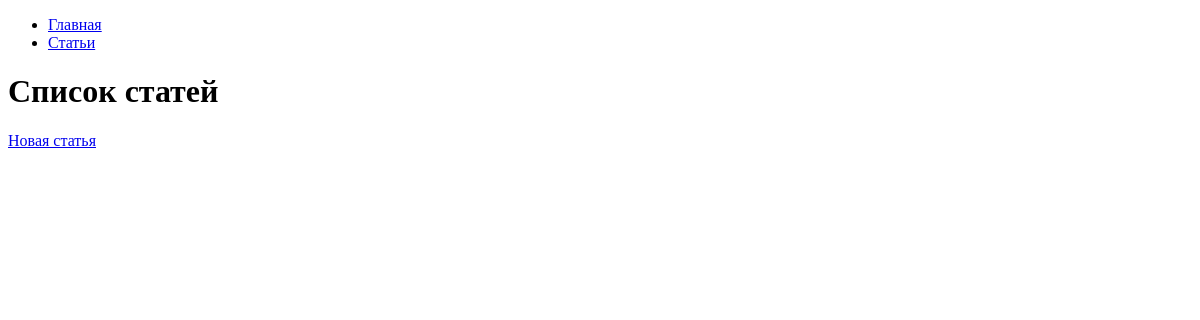
/articles/, run on an earlier commit of the app's database.
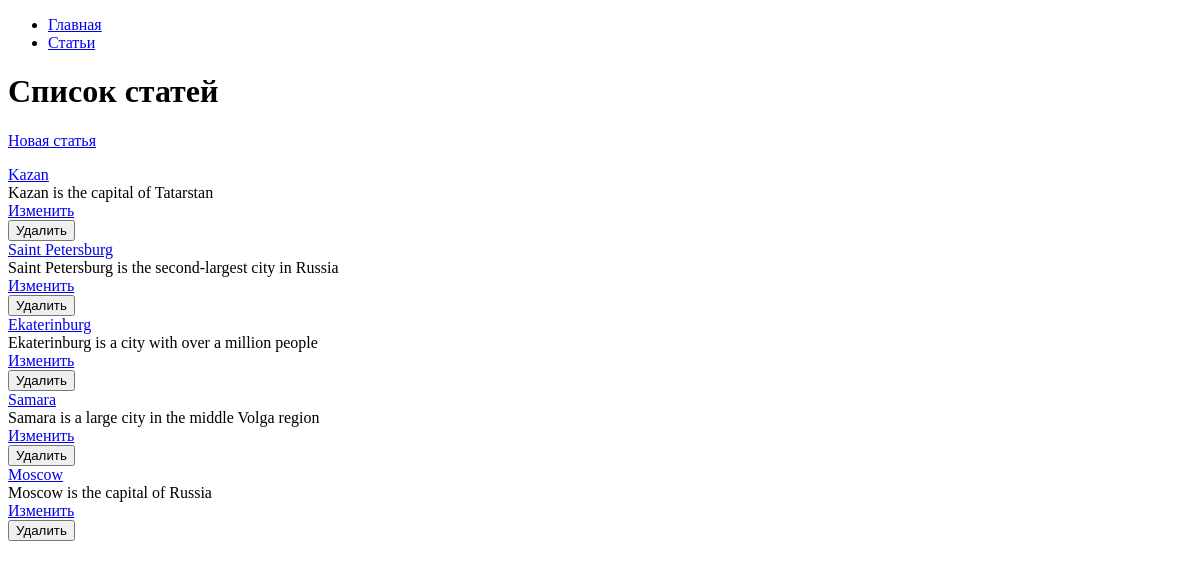
And on a later commit of the database.
### hexlet_django_blog/article/models.py (models this page shows, shortened)
class Article(models.Model):
    name = models.CharField(max_length=200)
    body = models.TextField()
    created_at = models.TextField()
    created_at = models.DateTimeField(auto_now_add=True)
    updated_at = models.DateTimeField(auto_now=True)

### hexlet_django_blog/article/views.py (the view)
# urls.py: path("", views.IndexView.as_view(), name="article_index"),
class IndexView(View):
    def get(self, request, *args, **kwargs):
        articles = Article.objects.all()[:15]
        return render(
            request,
            'articles/index.html',
            context={'articles': articles}
        )

### hexlet_django_blog/templates/articles/index.html (shortened to what this page needs)
{% extends "base.html" %}
{% block content %}
    <h1>Список статей</h1>
    <a href={% url 'articles_create' %}>Новая статья</a>
    {% for article in articles %}
      <a href='{% url "article" article.id %}'>{{ article.name }}</a>
        <div>{{ article.body|slice:":200" }}</div>
      <a href='{% url "articles_update" article.id %}'>Изменить</a>
      <form action="{% url 'articles_delete' article.id %}" method="post">
        <input type="submit" value="Удалить">
      </form>
    {% endfor %}
{% endblock %}

What changed in the data, as far as the page shows it:
added Article: name "Kazan", body "Kazan is the capital of Tatarstan"
added Article: name "Saint Petersburg", body "Saint Petersburg is the second-largest city in Russia"
added Article: name "Ekaterinburg", body "Ekaterinburg is a city with over a million people"
added Article: name "Samara", body "Samara is a large city in the middle Volga region"
added Article: name "Moscow", body "Moscow is the capital of Russia"
